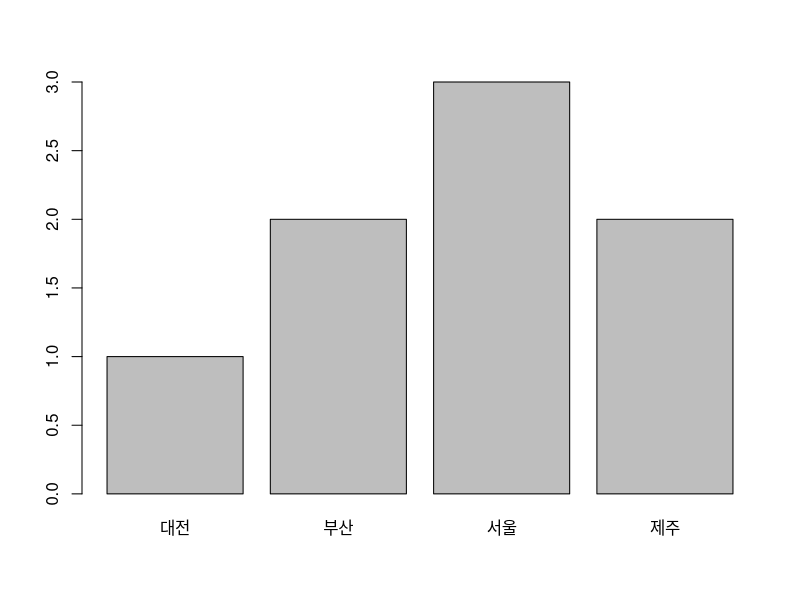

R code for this plot:
#-----------------------------------------------------------
# 기초 문법
#-----------------------------------------------------------

#-----------------------------------------------------------
# NA

a <- c(1,2,NA)
sum(a)
sum(a, na.rm = T)

# NA : Not Available. logical type.
# NaN : Not a Number 정의되지 않은 숫자. double type.

is.na(NA)                       # TRUE
is.na(NaN)                      # TRUE
is.na(c("NA", NA, NaN))         # FALSE TRUE FALSE / 처음값 때문에 NaN이 문자형으로 형변환.
is.na(c(NaN, NA))               # TRUE TRUE


#-----------------------------------------------------------
# factor : 문자 --> 숫자. 그래프 또는 통계처리에 유리.

a <- c("서울","부산","제주","제주","서울","대전","부산","서울")
fa <- factor(a)
fa
mode(fa)
plot(fa)


#-----------------------------------------------------------
# Date

Sys.Date()
substr(Sys.Date(), 1, 4)

startDate <- as.Date("2016-03-01")
endDate <- as.Date("2016-04-09")
endDate - startDate
as.numeric(endDate - startDate)

as.Date("05072016", format="%d%m%Y")

as.Date(30, "2016-05-01")
as.Date(-30, "2016-05-01")


#-----------------------------------------------------------
# 내장 함수

ceiling(1.6)
floor(1.6)
exp(2)           # e^2
factorial(5)
sqrt(4)          # root

x <- c(1:10)
max(x)
min(x)
length(x)
mean(x)          # 평균
median(x)        # 중앙값
sd(x)            # 표준편차
rev(x)


#-----------------------------------------------------------
# 집합 연산

a <- c(1,2,3)
b <- c(2,3,4)
a + b
c <- c("3", "4", "5")

union(a, c)
setdiff(a,b)
setdiff(b,a)
intersect(a,b)


#-----------------------------------------------------------
# Vector

# vector의 datatype은 모두 동일해야 한다.
# 다를 경우 자동으로 하나의 데이터타입으로 처리됨.
a <- c(1, 2, "3")         
a

names(a) <- c("x1", "x2", "x3")   # vector 각 컬럼에 이름 지정 가능
a
a["x1"]

length(a)
nrow(a)        # 행렬에만 사용되는 함수
NROW(a)

seq(1, 10)
seq(5, -5)
seq(-5, 5, 2)   # 2씩 증가

rep(1:5, 2)         # 반복
rep(1:5, 2, each=2) # 연속해서 반복

1 %in% a       # vector에 특정 문자 포함 여부

# vector indexing
a <- c(1,2,3,4,5,6)
a[c(1,3)]
a[-1:-3]
a[-length(a)]


#-----------------------------------------------------------
# 행렬 matrix

x <- matrix(c(1,2,3,4))
x <- matrix(c(1,2,3,4), nrow=2)
x <- matrix(c(1,2,3,4), nrow=2, byrow = T)
x

x[1,]      # 행 값들 가져오기
x[,1]      # 열 값들 가져오기

x <- matrix(c(1,2,3,4), nrow=2)
x <- rbind(x, c(77, 88))       # 행 추가
x <- cbind(x, c(9, 8, 7))      # 열 추가
x

colnames(x) <- c("no1", "no2", "no3")
x


#-----------------------------------------------------------
# list

member <- list(name="Kate", address="Seoul", tall=170, pay=10000)
member
member$name
member[2:3]

member$birth <- "1990-05-07"      # list에 항목 추가
member$birth <- NULL              # list 항목 삭제

length(member)                    # 항목 갯수


#-----------------------------------------------------------
# dataframe

# Create Dataframe

# 1. 직접 생성

no <- c(1:3)
name <- c("xx", "yy", "zz")
price <- c(500,100,300)
qty <- c(2,7,9)

item <- data.frame(NO=no, Name=name, Price=price, QTY=qty)
item


# 2. from Matrix

x <- c(1,"James",300, 2,"Kate",500, 3,"Risa",700, 4,"Liz",900)
data <- matrix(x, 4, byrow = T)
data

member <- data.frame(data)
names(member) <- c("NO", "NAME", "PAY")
member


# 3. from Text file

fruitData <- read.table("data/fruits.txt", header = T, sep = "")
fruitData

fruitData <- read.table("data/fruits.txt", header = T, sep = "", skip = 3)      # ignore 3 row
fruitData <- read.table("data/fruits.txt", header = T, sep = "", nrows = 3)     # return first 3 row


# 4. from csv or Excel file

cnames <- c("no", "name", "price1", "price2", "qty")
df <- read.csv("data/fruits.csv", header = F, col.names = cnames)  # 컬럼명 지정해서 import
df

library("readxl")
df <- read_excel(path = "data/fruits.xlsx", sheet = "Sheet1", col_names = TRUE)
df


# save to xml

# library("XML")
# library("kulife")
# write.xml(df, file="fruits.xml")


#-----------------------------------------------------------
# Dataframe 다루기

df <- read_excel(path = "data/fruits.xlsx", sheet = "Sheet1", col_names = TRUE)
df

summary(df)
str(df)

df[2,2]
df$lowprice
df[c(2,3)]                    # column 1,2
df[c(2,3),]                   # row 1,2

ncol(df)
nrow(df)
names(df)
rownames(df)


# sort / order / rank

sort(df$highprice)
sort(df$highprice, decreasing = T)

order(df$highprice)           # 정렬된 위치 인덱스 리턴
rank(df$highprice)            # 정렬되지 않은 위치 인덱스 리턴


# split

split(df, df$name)            # 해당 컬럼 기준으로 분할
split(df, df$no > 2)


# merge

x <- data.frame( names=c("A", "B", "C"), address=c("Seoul", "Busan", "Tyokyo"))
y <- data.frame( names=c("A", "B", "D"), telno=c("001", "003", "888"))

merge(x, y)      # 공통적으로 있는 데이터만 merge
merge(x, y, by = "names")
merge(x, y, by = "names", all = T)


# subset : dataframe 에서 조건에 맞는 데이터를를 dataframe으로 추출

subset(df, df$qty > 5)
subset(df, highprice > 500)
subset(df, name == "apple")
subset(df, select = c(name,qty), subset = df$qty > 5)
subset(df, select = -no)

library(MASS)
str(Cars93)

subset(Cars93, select = c(Model, Type, Price), MPG.city > 30)

subset(Cars93, select = c(Manufacturer, Model, Type, Price, Make), 
       MPG.highway > median(MPG.highway) & Manufacturer == "Subaru")


# Dataframe 내용 저장.

write.table(df, "data/save_fruits.txt", quote = F, append = F)     



#-----------------------------------------------------------
# apply family
#-----------------------------------------------------------
# apply, lapply, sapply, by, tapply, aggregate

# apply     : 결과를 vector로 반환 (1 행 / 2 열)
# lapply    : 결과를 list로 반환
# sapply    : 결과를 vector 또는 matrix로 반환
#-----------------------------------------------------------

s1 <- c(91, 87, 95, 96, 89, 87, 86, 85, 92, 93)
s2 <- c(89, 86, 85, 92, 93, 91, 90, 95, 87, 89)
s3 <- c(89, 86, 78, 99, 95, 87, 89, 86, 85, 92)


# list
score <- list(korean = s1, english = s2, math = s3)
score

lapply(score, mean)   # ---> list
sapply(score, mean)   # ---> vector
sapply(score, range)

sapply(score, t.test)

extremes <- function(x) {
    c(min = min(x), max = max(x))
}

sapply(score, extremes)


# matrix
score <- c(s1, s2, s3)
dim(score) <- c(3, 10)
colnames(score) <- c("t1","t2","t3","t4","t5","t6","t7","t8","t9","t10")
rownames(score) <- c("K", "L", "M")
score

apply(score, 1, mean)
apply(score, 2, max)


# dataframe
df2 <- data.frame(score=c(s1, s2, s3))
df2$name <- c("K", "L", "M")
df2

apply(df2, 1, mean)   # error : 각 열의 데이터타입이 다름

by(df2$score, df2$name, mean)

tapply(df2$score, df2$name, mean)

aggregate(score ~ name, data = df2, mean)


#-----------------------------------------------------------
# apply examples

# 1
pioneers <- c("GAUSS:1777", "BAYES:1702", "PASCAL:1623", "PEARSON:1857")
split <- strsplit(pioneers, split = ":")
split

names <- lapply(split, function(x) { x[1] })
names

# 2
select_el <- function(x, index) {
    x[index]
}

years <- lapply(split, select_el, index = 2)
years



#-----------------------------------------------------------
# 입출력
#-----------------------------------------------------------

scan("data/fruits.txt", what = "")

readLines("data/fruits.txt")

read.table("data/fruits.txt")
read.table("data/fruits.txt", header = T)


#-----------------------------------------------------------
# 문자열 합치기, 나누기, Replacement
#-----------------------------------------------------------

paste("abc", "xyz")
paste("abc", "xyz", sep = ":")

substr("123456789", 3, 5)                  # 시작위치, 끝나는 위치
substr("123456789", -2, 2)

strsplit("2016-04-19", split = "-")

d <- readLines("data/alert_log.txt")
d <- gsub(" ", "_", d)                     # 특정 문자열 치환. gsub
length(d)

c <- subset(d, nchar(d) > 100)             # nchar : 문자열 길이
length(c)


#-----------------------------------------------------------
# 정규표현식
#-----------------------------------------------------------
regexpr("ORACLE", c)

# \\d		숫자
# \\D		숫자 아닌 것
# 
# \\s		공백
# \\S		공백 아닌 것
# 
# \\t		Tab
# \\n		new line (enter)
# \\.       dot
# 
# ^		    시작 글자
# $		    마지막 글자
# .*        any character
# 
# [ab]		a 또는 b
# [^ab]		a와 b 제외한 모든 문자
# [0-9]		모든 숫자
# [A-Z]		영어 대문자
# [a-z]		영어 소문자
# [A-z]		모든 영문자
# 
# i+	    i가 최소 1회 이상 나오는 경우
# i*		i가 최소 0회 이상 나오는 경우
# i?		i가 최소 0회에서 최대 1회만 나오는 경우
# i{n}		i가 연속적으로 n회 나오는 경우
# i{n1,n2}	i가 n1에서 n2회 나오는 경우
# i{n,}		i가 n회 이상 나오는 경우
# 
# [:alnum:]	문자와 숫자가 나오는 경우
# [:alpha:]	문자
# [:blank:]	공백
# [:cntrl:]	제어 문자
# [:digit:]	0 ~ 9
# [:lower:]	소문자
# [:print:]	숫자, 문자, 특수문자, 공백 모두
# [:punct:]	특수문자
# [:space:]	공백문자
# [:upper:]	대문자
# [:xdigit:]	16진수

grep("ORACLE", d)                # vector에서 특정 패턴을 찾아 index 출력
grep("ORACLE", d, value = T)     # 값 출력

grep("^Setting", d)              # ^ : 첫글자
grep("ing$", d)                  # $ : 마지막 글자
grep("[7-9]", d)


emails <- c("john.doe@ivyleague.edu", "education@world.gov", "dalai.lama@peace.org", 
            "invalid.edu", "quant@bigdatacollege.edu", "cookie.monster@sesame.tv")

grepl("@.*\\.edu$", emails)     # logical
grep("@.*\\.edu$", emails)      # index

hits = grep("@.*\\.edu$", emails)   # @ 다음에 .edu로 끝나는 것.
emails[hits]

gsub(pattern = "@.*\\.edu$", replacement = "@datacamp.edu", emails)











